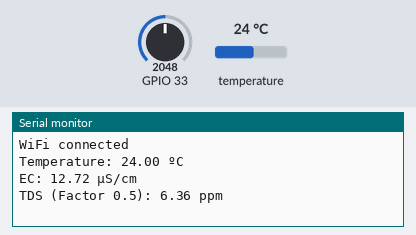
Simulated run of this sketch. Board: ESP32. On the bench: the last lines printed to the serial monitor. Inputs (shaded band) come from the test bench; at power-on: temperature 24 °C, GPIO 33 = 2048. WiFi joins after 1.5 s; servers stay silent unless stated; EEPROM starts erased.

Above: at 2.7 s.
2.8 s: temperature set to 12 °C
At 9.7 s:
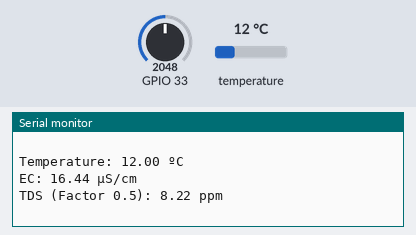
10.0 s: GPIO 33 set to 2866
At 15.9 s:
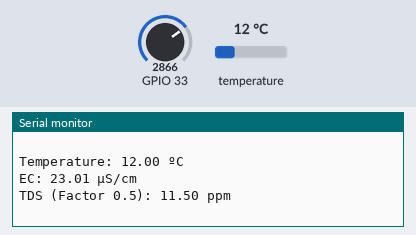
17.2 s: temperature set to 19 °C
At 23.1 s:
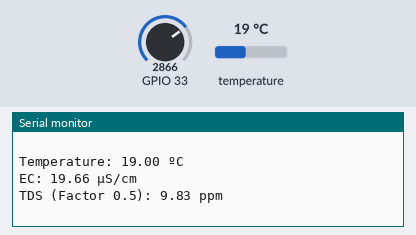
24.4 s: GPIO 33 set to 3603
At 29.2 s:
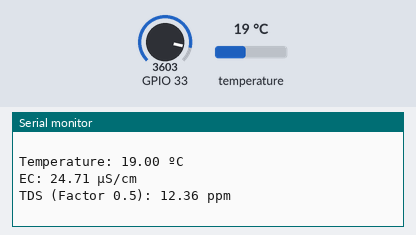
Timing chart, 0 to 30.7 s (numbered marks = the images above; inputs shaded):
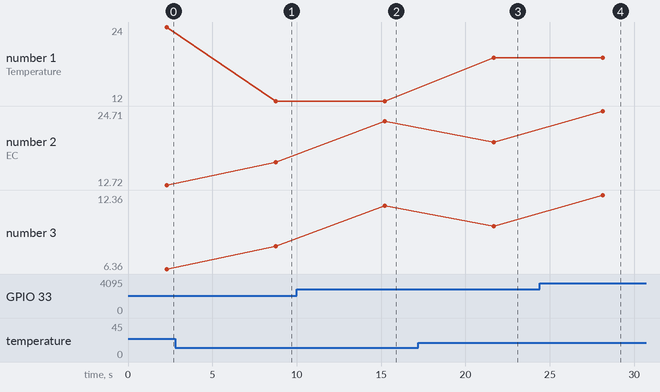

The sketch:

water_quality.ino
```cpp
#include <Arduino.h>
#include <Wire.h>
#include <EEPROM.h>
#include <WiFi.h>
#include <OneWire.h>
#include <DallasTemperature.h>
#include <Adafruit_ADS1X15.h>
#include <DFRobot_EC.h>

#define ONE_WIRE_BUS 25                // this is the gpio pin 25 on esp32.
OneWire oneWire(ONE_WIRE_BUS);
DallasTemperature sensors(&oneWire);

DFRobot_EC ec;
Adafruit_ADS1115 ads;

float voltage, ecValue, tdsValueFactor05, tdsValueFactor065, temperature = 25;

String apiKey = "OD67F457L5CDU6J9";     //  Enter your Write API key from ThingSpeak

const char *ssid =  "Keerthan Ghodiwal";     // replace with your wifi ssid and wpa2 key
const char *pass =  "massbunk";
const char* server = "api.thingspeak.com";

WiFiClient client;

void setup()
{
  Serial.begin(115200);
  EEPROM.begin(32); //needed EEPROM.begin to store calibration k in eeprom
  ec.begin();
  sensors.begin();

  Serial.println("Connecting to ");
  Serial.println(ssid);

  WiFi.begin(ssid, pass);

  while (WiFi.status() != WL_CONNECTED)
  {
    delay(500);
    Serial.print(".");
  }
  Serial.println("");
  Serial.println("WiFi connected");
}

void loop()
{
  voltage = analogRead(33); // A0 is the gpio 33
  sensors.requestTemperatures();
  temperature = sensors.getTempCByIndex(0);  // read your temperature sensor to execute temperature compensation
  ecValue = ec.readEC(voltage, temperature); // convert voltage to EC with temperature compensation

  // Calculate TDS using factor 0.5
  tdsValueFactor05 = ecValue * 0.5;

  // Calculate TDS using factor 0.65
  tdsValueFactor065 = ecValue * 0.65;

  // Print Temperature
  Serial.print("Temperature: ");
  Serial.print(temperature, 2);
  Serial.println(" ºC");

  // Print EC with units
  Serial.print("EC: ");
  Serial.print(ecValue, 2);
  Serial.println(" µS/cm");

  // Print TDS with units using factor 0.5
  Serial.print("TDS (Factor 0.5): ");
  Serial.print(tdsValueFactor05, 2);
  Serial.println(" ppm");
  ec.calibration(voltage, temperature); // calibration process by Serial CMD
  Serial.println(" ");

  if (client.connect(server, 80))  //   "184.106.153.149" or api.thingspeak.com
  {
    String postStr = apiKey;
    postStr += "&field1=";
    postStr += String(temperature, 2);
    postStr += "&field2=";
    postStr += String(ecValue, 2);
    postStr += "&field3=";
    postStr += String(tdsValueFactor05, 2);
    postStr += "&field4=";
    postStr += String(tdsValueFactor065, 2);
    postStr += "\r\n\r\n";
    delay(500);

    client.print("POST /update HTTP/1.1\n");
    client.print("Host: api.thingspeak.com\n");
    client.print("Connection: close\n");
    client.print("X-THINGSPEAKAPIKEY: " + apiKey + "\n");
    client.print("Content-Type: application/x-www-form-urlencoded\n");
    client.print("Content-Length: ");
    client.print(postStr.length());
    client.print("\n\n");
    client.print(postStr);
    delay(5000);
  }
  client.stop();
}
```

Measured:
- after the input at 2.8 s, the serial monitor: prints a new line after 5.9 s (image 1)
- after the input at 10.0 s, the serial monitor: prints a new line after 5.2 s (image 2)
- after the input at 17.2 s, the serial monitor: prints a new line after 4.5 s (image 3)
- after the input at 24.4 s, the serial monitor: prints a new line after 3.7 s (image 4)
- plotted number 1: 24 → 12 after the input at 2.8 s, 12 → 19 after the input at 17.2 s
- plotted number 2: 12.72 → 16.44 after the input at 2.8 s, 16.44 → 23.01 after the input at 10.0 s, 23.01 → 19.66 after the input at 17.2 s, 19.66 → 24.71 after the input at 24.4 s
- plotted number 3: 6.36 → 8.22 after the input at 2.8 s, 8.22 → 11.5 after the input at 10.0 s, 11.5 → 9.83 after the input at 17.2 s, 9.83 → 12.36 after the input at 24.4 s
